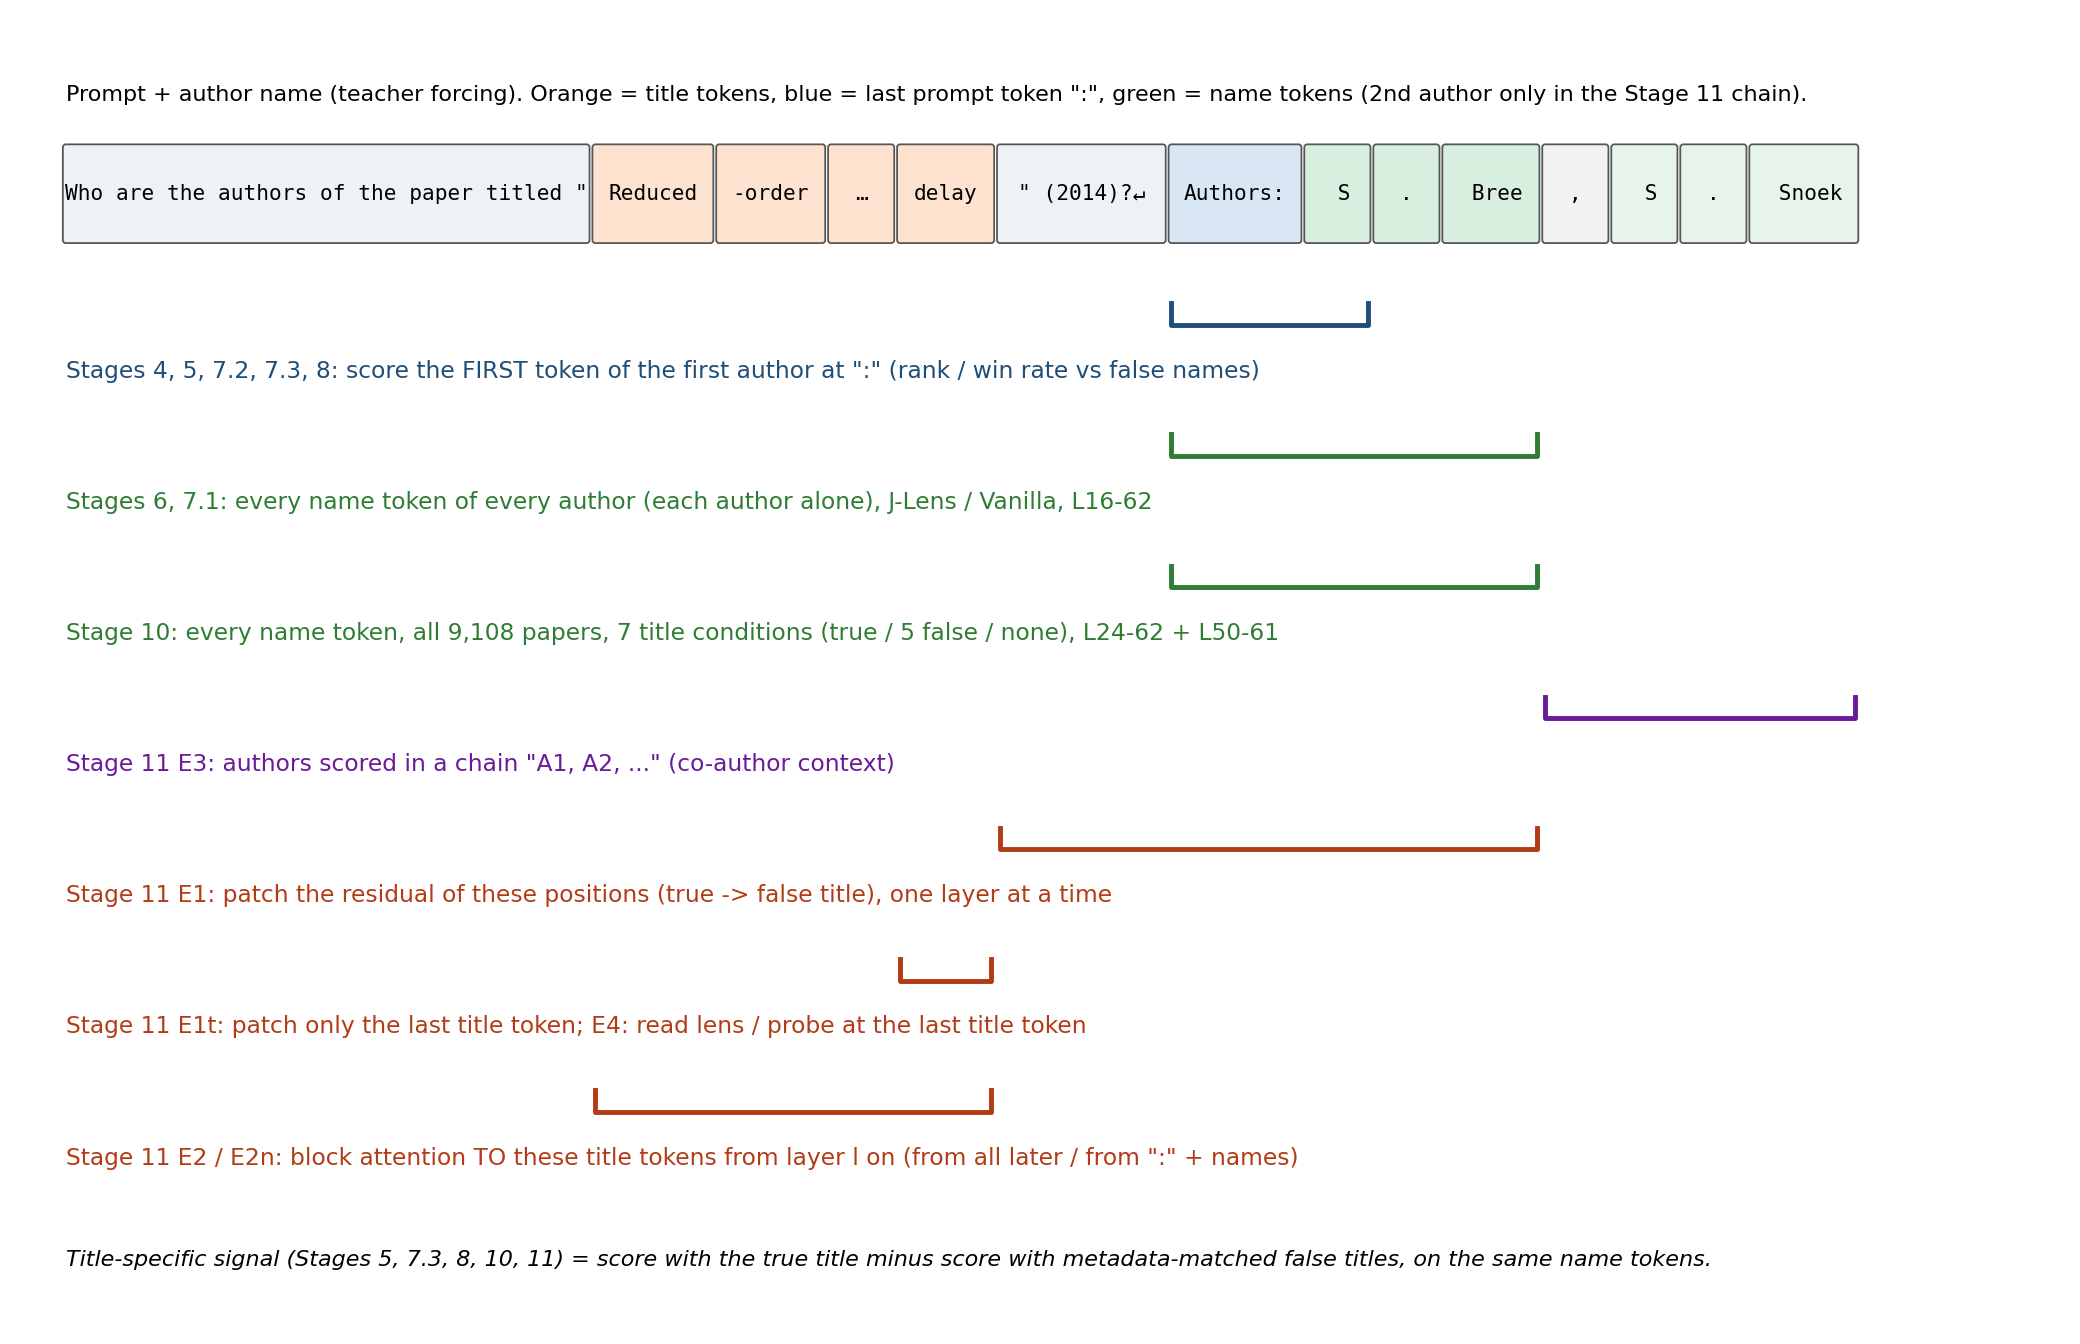

Python code for this plot:
import matplotlib; matplotlib.use('Agg')
import matplotlib.pyplot as plt
from matplotlib.patches import FancyBboxPatch
toks = [('Who are the authors of the paper titled "', 'p'), ('Reduced', 't'), ('-order', 't'), ('…', 't'), ('delay', 't'), ('" (2014)?\\n', 'p'), ('Authors:', 'c'), (' S', 'n'), ('.', 'n'), (' Bree', 'n'), (',', 's'), (' S', 'm'), ('.', 'm'), (' Snoek', 'm')]
col = {'p': '#eef1f6', 't': '#fde3cf', 'c': '#d9e7f5', 'n': '#d8efdf', 's': '#f2f2f2', 'm': '#e6f4ea'}
fig, ax = plt.subplots(figsize=(13, 8.4)); ax.set_xlim(0, 13); ax.set_ylim(0, 8.4); ax.axis('off')
x = 0.2; pos = {}
for i, (tk, k) in enumerate(toks):
    w = max(0.42, 0.083 * len(tk) + 0.22)
    ax.add_patch(FancyBboxPatch((x, 7.0), w, 0.6, boxstyle='round,pad=0.02', fc=col[k], ec='#555', lw=0.8))
    ax.text(x + w / 2, 7.3, tk.replace('\\n', '↵'), ha='center', va='center', fontsize=9.5, family='monospace')
    pos[i] = (x, x + w); x += w + 0.06
ax.text(0.2, 7.9, 'Prompt + author name (teacher forcing). Orange = title tokens, blue = last prompt token ":", green = name tokens (2nd author only in the Stage 11 chain).', fontsize=10)
def bracket(i0, i1, y, label, c):
    a, b = pos[i0][0], pos[i1][1]
    ax.plot([a, a, b, b], [y + .14, y, y, y + .14], color=c, lw=2.2); ax.text(0.2, y - .3, label, fontsize=10.5, color=c, va='center')
rows = [
    (6, 7, 6.45, 'Stages 4, 5, 7.2, 7.3, 8: score the FIRST token of the first author at ":" (rank / win rate vs false names)', '#1f4e79'),
    (6, 9, 5.6, 'Stages 6, 7.1: every name token of every author (each author alone), J-Lens / Vanilla, L16-62', '#2e7d32'),
    (6, 9, 4.75, 'Stage 10: every name token, all 9,108 papers, 7 title conditions (true / 5 false / none), L24-62 + L50-61', '#2e7d32'),
    (10, 13, 3.9, 'Stage 11 E3: authors scored in a chain "A1, A2, ..." (co-author context)', '#6a1b9a'),
    (5, 9, 3.05, 'Stage 11 E1: patch the residual of these positions (true -> false title), one layer at a time', '#b23c17'),
    (4, 4, 2.2, 'Stage 11 E1t: patch only the last title token; E4: read lens / probe at the last title token', '#b23c17'),
    (1, 4, 1.35, 'Stage 11 E2 / E2n: block attention TO these title tokens from layer l on (from all later / from ":" + names)', '#b23c17'),
]
for r in rows: bracket(*r)
ax.text(0.2, 0.35, 'Title-specific signal (Stages 5, 7.3, 8, 10, 11) = score with the true title minus score with metadata-matched false titles, on the same name tokens.', fontsize=10, style='italic')
fig.tight_layout(); fig.savefig('measurement_positions.png', dpi=160); print('ok')
